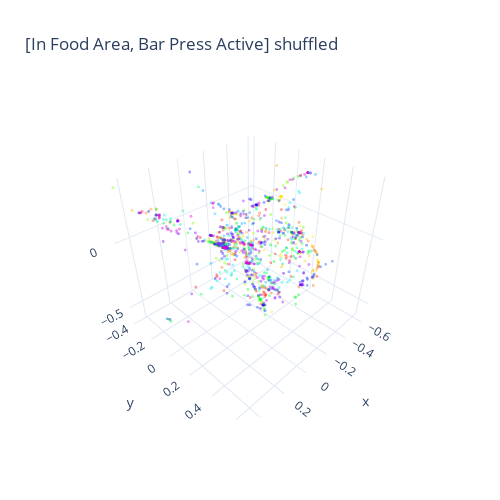

Notebook cell for this chart:
### Code cell
# Visualized embedding
fig = cebra.integrations.plotly.plot_embedding_interactive(cebra_behavior_model_comb2_embedding_shuffled,
                                                           embedding_labels = y_train.iloc[:, 1],
                                                           title = "[In Food Area, Bar Press Active] shuffled",
                                                           cmap = "gist_rainbow")
fig.show()

### Figure 1 — Plotly figure (JSON) as saved in the notebook; plotly's stock layout.template omitted (floating-point values rounded to 4 significant figures; data arrays with more than 128 entries replaced by an {"elided": "..."} marker saying what was removed)
{"data": [{"marker": {"color": {"elided": "1398 float values"}, "colorscale": [[0, "rgb(255, 0, 40)"], [0.1, "rgb(255, 93, 0)"], [0.2, "rgb(255, 234, 0)"], [0.3, "rgb(140, 255, 0)"], [0.4, "rgb(0, 255, 0)"], [0.5, "rgb(0, 255, 139)"], [0.6, "rgb(0, 235, 255)"], [0.7, "rgb(0, 94, 255)"], [0.8, "rgb(41, 0, 255)"], [0.9, "rgb(182, 0, 255)"], [1, "rgb(255, 0, 191)"]], "opacity": 0.4, "size": 1}, "mode": "markers", "name": "0          0.471571\n3          3.530100\n6          6.567500\n7          7.579400\n8          8.592450\n           ...     \n1741    1763.342600\n1742    1764.355350\n1743    1765.366950\n1745    1767.391750\n1747    1769.430333\nName: Time, Length: 1398, dtype: float64", "type": "scatter3d", "x": {"elided": "1398 float values"}, "y": {"elided": "1398 float values"}, "z": {"elided": "1398 float values"}}], "layout": {"height": 500, "showlegend": false, "title": {"text": "[In Food Area, Bar Press Active] shuffled"}, "width": 500}}
